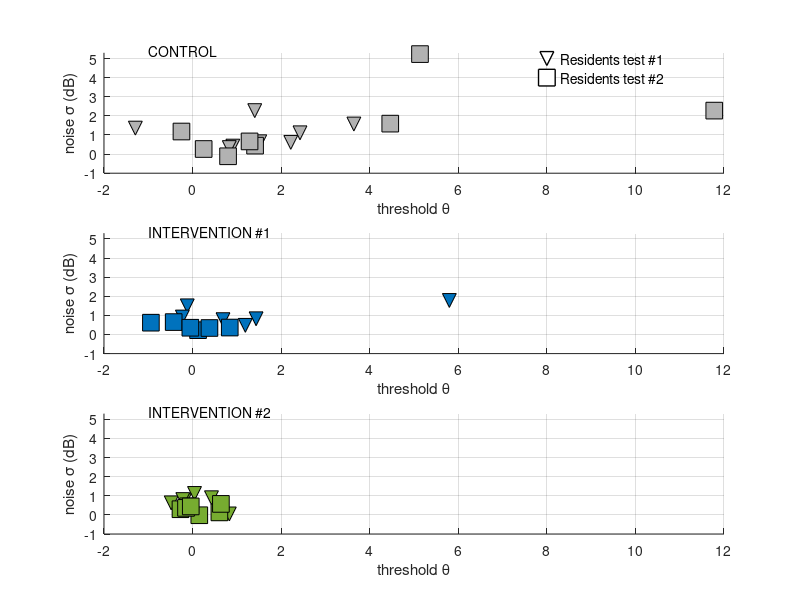

Reproduce this figure in MATLAB.
clc;close all;
clear;

fn='./Figure3.png';

%% read data
tmp=load('./Outputs/Performance_G1.mat');
T=tmp.T;
sen_pre1=T(:,1);fpr_pre1=T(:,2);acc_pre1=T(:,3);cal_pre1=T(:,4);auc_pre1=T(:,5);bias_pre1=T(:,6);noise_pre1=T(:,7);sen_pos1=T(:,8);fpr_pos1=T(:,9);acc_pos1=T(:,10);cal_pos1=T(:,11);auc_pos1=T(:,12);bias_pos1=T(:,13);noise_pos1=T(:,14);

tmp=load('./Outputs/Performance_G2.mat');
T=tmp.T;
sen_pre2=T(:,1);fpr_pre2=T(:,2);acc_pre2=T(:,3);cal_pre2=T(:,4);auc_pre2=T(:,5);bias_pre2=T(:,6);noise_pre2=T(:,7);sen_pos2=T(:,8);fpr_pos2=T(:,9);acc_pos2=T(:,10);cal_pos2=T(:,11);auc_pos2=T(:,12);bias_pos2=T(:,13);noise_pos2=T(:,14);

tmp=load('./Outputs/Performance_G3.mat');
T=tmp.T;
sen_pre3=T(:,1);fpr_pre3=T(:,2);acc_pre3=T(:,3);cal_pre3=T(:,4);auc_pre3=T(:,5);bias_pre3=T(:,6);noise_pre3=T(:,7);sen_pos3=T(:,8);fpr_pos3=T(:,9);acc_pos3=T(:,10);cal_pos3=T(:,11);auc_pos3=T(:,12);bias_pos3=T(:,13);noise_pos3=T(:,14);

%% get figure
figure('units','normalized','position',[0.1 0.1 0.4 0.8]);
subplot(3,1,1)
hold on;
    plot(8.0,5,'v','markersize',10,'markerfacecolor',[1 1 1],'markeredgecolor',[0 0 0],'linewidth',1);plot(8.0,4,'s','markersize',12,'markerfacecolor',[1 1 1],'markeredgecolor',[0 0 0],'linewidth',1);
    text(8.3,5,'Residents test #1','horizontalalignment','left');text(8.3,4,'Residents test #2','horizontalalignment','left');   
    text(-1.0,5.4,'CONTROL','horizontalalignment','left')
    plot(bias_pre3,log(noise_pre3),'v','markersize',10,'markerfacecolor',[0.7,0.7,0.7],'markeredgecolor',[0 0 0]);
    plot(bias_pos3,log(noise_pos3),'s','markersize',12,'markerfacecolor',[0.7,0.7,0.7],'markeredgecolor',[0 0 0]);
    xlim([-2 12]);ylim([-1.0 5.3]);grid on
    xlabel('threshold \theta');ylabel('noise \sigma (dB)');
hold off

subplot(3,1,2)
hold on;
    text(-1.0,5.4,'INTERVENTION #1','horizontalalignment','left')
    plot(bias_pre1,log(noise_pre1),'v','markersize',10,'markerfacecolor',[0.000 0.447 0.741],'markeredgecolor',[0 0 0]);
    plot(bias_pos1,log(noise_pos1),'s','markersize',12,'markerfacecolor',[0.000 0.447 0.741],'markeredgecolor',[0 0 0]);
    xlim([-2 12]);ylim([-1.0 5.3]);grid on
    xlabel('threshold \theta');ylabel('noise \sigma (dB)');
hold off

subplot(3,1,3)
hold on;
    text(-1.0,5.4,'INTERVENTION #2','horizontalalignment','left')
    plot(bias_pre2,log(noise_pre2),'v','markersize',10,'markerfacecolor',[0.466 0.674 0.188],'markeredgecolor',[0 0 0]);
    plot(bias_pos2,log(noise_pos2),'s','markersize',12,'markerfacecolor',[0.466 0.674 0.188],'markeredgecolor',[0 0 0]);
    xlim([-2 12]);ylim([-1.0 5.3]);grid on
    xlabel('threshold \theta');ylabel('noise \sigma (dB)');
hold off

%% export image
set(gcf,'color','w');
exportgraphics(gcf,fn,'Resolution',300);
close all;
